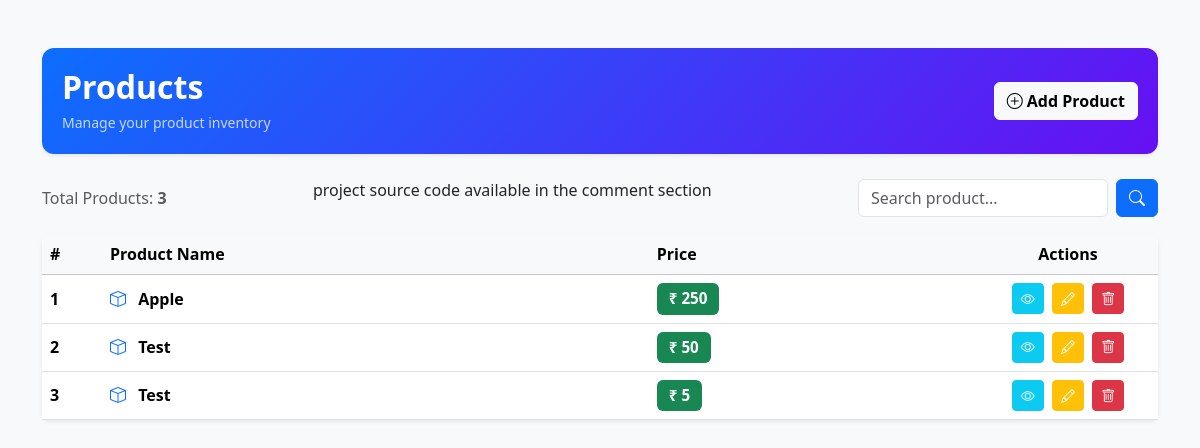
The app's page /, older data.
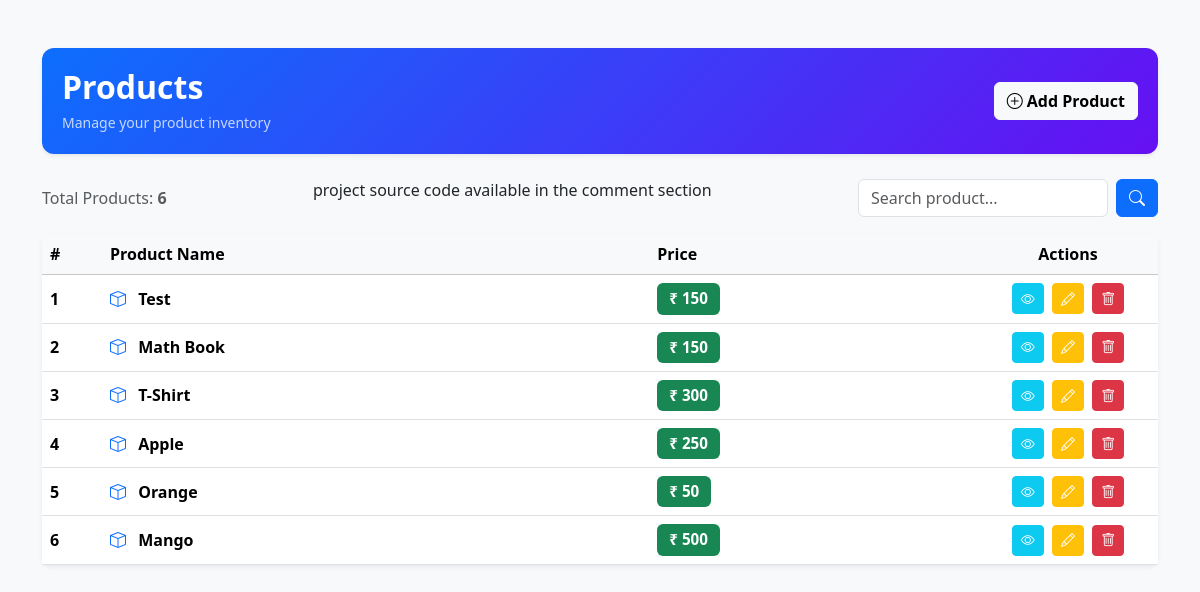
The same page, newer data.
### crud/models.py (models this page shows, shortened)
class Product(models.Model):
    name = models.CharField(max_length=400)
    price = models.IntegerField()

### crud/views.py (the view)
# urls.py: path("", ProductListView.as_view(), name="product_list"),
class ProductListView(ListView):
    model = Product
    template_name = "products/product_list.html"
    context_object_name = "products"
    paginate_by = 10
    def get_queryset(self):
        queryset = Product.objects.all().order_by("-id")
        search_query = self.request.GET.get("q")
        if search_query:
            queryset = queryset.filter(name__icontains=search_query)
        return queryset

### crud/templates/products/product_list.html (shortened to what this page needs)
<!DOCTYPE html>
<html lang="en">
<head>
    <link href="https://cdn.jsdelivr.net/npm/bootstrap@5.3.2/dist/css/bootstrap.min.css" rel="stylesheet">
    <link href="https://cdn.jsdelivr.net/npm/bootstrap-icons/font/bootstrap-icons.css" rel="stylesheet">
</head>
<body class="bg-light">
<div class="container mt-5">
    <div class="page-header d-flex justify-content-between align-items-center mb-4 shadow-sm">
        <div>
            <h2 class="fw-bold mb-1">Products</h2>
            <small class="opacity-75">Manage your product inventory</small>
        </div>
        <a href="{% url 'product_create' %}" class="btn btn-light fw-semibold">
            <i class="bi bi-plus-circle"></i> Add Product
        </a>
    </div>
    <div class="d-flex justify-content-between align-items-center mb-3">
        <span class="text-muted">
            Total Products: <strong>{{ page_obj.paginator.count }}</strong>
        </span>
         <p>project source code available in the comment section</p>
        <form method="get" class="d-flex" style="max-width: 300px;">
            <input
                type="text"
                name="q"
                class="form-control me-2"
                placeholder="Search product..."
                value="{{ request.GET.q }}"
            >
            <button class="btn btn-primary">
                <i class="bi bi-search"></i>
            </button>
        </form>
    </div>
    <div class="card shadow-sm border-0 rounded-3">
        <div class="card-body p-0">
            <table class="table table-hover align-middle mb-0">
                <thead class="table-light">
                    <tr>
                        <th style="width: 60px;">#</th>
                        <th>Product Name</th>
                        <th>Price</th>
                        <th class="text-center" style="width: 180px;">Actions</th>
                    </tr>
                </thead>
                <tbody>
                    {% for product in products %}
                    <tr>
                        <td class="fw-semibold">
                            {{ forloop.counter0|add:page_obj.start_index }}
                        </td>
                        <td>
                            <i class="bi bi-box text-primary me-2"></i>
                            <strong>{{ product.name }}</strong>
                        </td>
                        <td>
                            <span class="badge bg-success price-badge">
                                ₹ {{ product.price }}
                            </span>
                        </td>
                        <td class="text-center">
                            <a href="{% url 'product_detail' product.id %}"
                               class="btn btn-info btn-sm action-btn me-1 text-white"
                               title="View">
                                <i class="bi bi-eye"></i>
                            </a>
                            <a href="{% url 'product_update' product.id %}"
                               class="btn btn-warning btn-sm action-btn me-1 text-white"
                               title="Edit">
                                <i class="bi bi-pencil"></i>
                            </a>
                            <a href="{% url 'product_delete' product.id %}"
                               class="btn btn-danger btn-sm action-btn"
                               title="Delete">
                                <i class="bi bi-trash"></i>
                            </a>
                        </td>
                    </tr>
                    {% endfor %}
                </tbody>
            </table>
        </div>
    </div>
</div>
</body>
</html>

### crud/templates/products/product_list.html (style rules this page uses)
.page-header { background: linear-gradient(135deg, #0d6efd, #6610f2); color: white; border-radius: 12px; padding: 20px; }
.action-btn { transition: transform 0.2s, box-shadow 0.2s; }
.price-badge { font-size: 0.95rem; padding: 8px 12px; }

Row changes from the older to the newer data that the page shows:
added Product: name "Test", price "150"
added Product: name "Math Book", price "150"
added Product: name "T-Shirt", price "300"
changed Product: name "Test" → "Orange"
changed Product: name "Test" → "Mango"; price "5" → "500"
Text that changed along with them:
{{ page_obj.paginator.count }}: "3" → "6"
